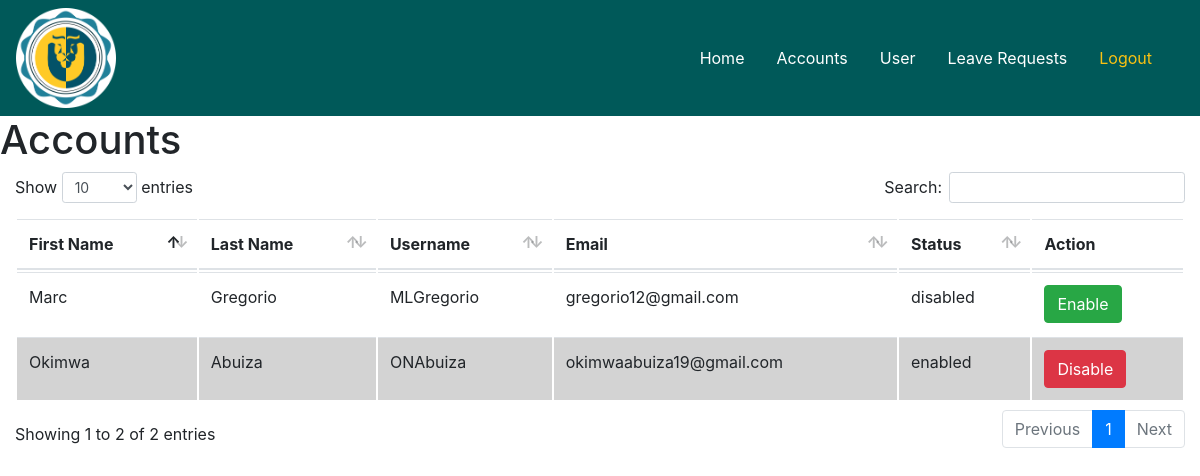
Page /admin/accounts_status.php on the earlier database version.
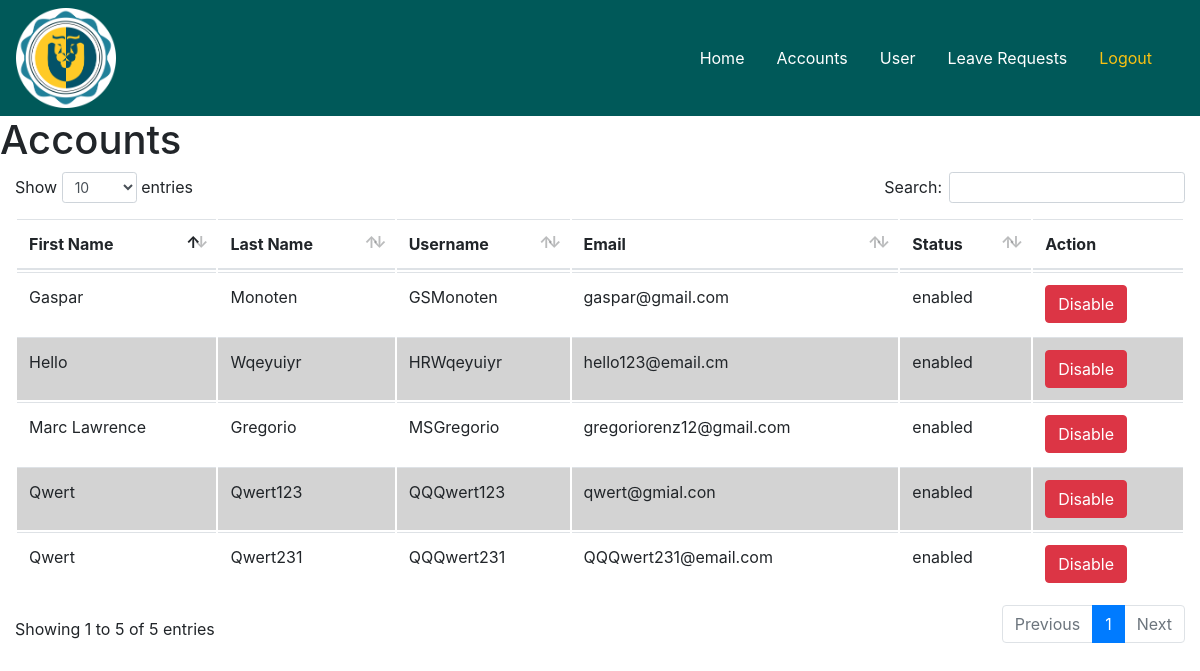
Same page on the later database version.
### tables this page shows
CREATE TABLE `user` (
  `username` varchar(45) NOT NULL,
  `user_id` int(11) NOT NULL AUTO_INCREMENT,
  `email` varchar(45) NOT NULL,
  `password` varchar(255) NOT NULL,
  `date_registered` date NOT NULL,
  `status` enum('enabled','disabled') DEFAULT 'enabled',
  `type` enum('admin','user') DEFAULT 'user',
  PRIMARY KEY (`username`),
  UNIQUE KEY `user_id_UNIQUE` (`user_id`),
  UNIQUE KEY `username_UNIQUE` (`username`)
);

CREATE TABLE `user_info` (
  `user_id` int(11) NOT NULL,
  `prof_image` mediumblob,
  `first_name` varchar(45) DEFAULT NULL,
  `middle_name` varchar(45) DEFAULT NULL,
  `last_name` varchar(45) DEFAULT NULL,
  `birth_date` date DEFAULT NULL,
  `birth_place` varchar(45) DEFAULT NULL,
  `contact_number` varchar(45) DEFAULT NULL,
  `gender` enum('m','f') DEFAULT NULL,
  `height` varchar(45) DEFAULT NULL,
  `weight` int(3) DEFAULT NULL,
  `blood_type` enum('o','a','b','ab') DEFAULT NULL,
  `residential_address` varchar(45) DEFAULT NULL,
  `residential_zip` int(4) DEFAULT NULL,
  `residential_tel_no` varchar(45) DEFAULT NULL,
  `permanent_address` varchar(45) DEFAULT NULL,
  `permanent_zip` int(4) DEFAULT NULL,
  `permanent_tel_no` varchar(45) DEFAULT NULL,
  `citizenship` varchar(45) DEFAULT NULL,
  `religion` varchar(45) DEFAULT NULL,
  `civil_status` varchar(45) DEFAULT NULL,
  `sss_no` int(11) DEFAULT NULL,
  `tin` int(11) DEFAULT NULL,
  `philhealth_no` int(11) DEFAULT NULL,
  `pagibig_id_no` int(11) DEFAULT NULL,
  PRIMARY KEY (`user_id`),
  UNIQUE KEY `user_id_UNIQUE` (`user_id`),
  CONSTRAINT `user_id` FOREIGN KEY (`user_id`) REFERENCES `user` (`user_id`) ON DELETE CASCADE ON UPDATE CASCADE
);

### admin/table_accounts.php (the view, shortened to what this page needs)
<!DOCTYPE html>
<html>
<head>
</head>
<body style="background-color:white !important;";>
<table class="table" id="table">
  <thead>
    <tr>
        <th>First Name</th>
        <th>Last Name</th>
        <th>Username</th>
        <th>Email</th>
        <th>Status</th>
        <th>Action</th>
    </tr>
  </thead>
    <?php
    $sql = "select username, email, first_name, last_name,status from user natural join user_info where type='user';";
    $result = $connect->query($sql);
    if($result-> num_rows > 0){
        while($row = $result->fetch_assoc()){
          if($row["status"] === "enabled"){
            $button = "
            <input name='disable' value='Disable' style='display: none;'>
            <a href='update_status.php?disable=".$row['status']."& username=".$row['username']."' class='show btn btn-danger'>Disable</a>";
          }else{
            $button = "
            <input name='enable' value='Enable' style='display: none;'>
            <a href='update_status.php?enable=".$row['status']."& username=".$row['username']."' class='show btn btn-success'>Enable</a>";
          }
            echo "
            <tr>
            <td>" . ucwords($row['first_name']) . "</td>
            <td>" . ucwords($row['last_name']) . "</td>
            <td>" . $row['username'] . "</td>
            <td>" . $row['email'] . "</td>
            <td>" . $row['status'] . "</td>
            <td>
             ".$button."</td>
            </tr>";
          }
        }
    ?>
  </table>
 </body>
</html>

### admin/header.php (shortened to what this page needs)
<!DOCTYPE html>
<html lang="en">
<head>
	<?php
		include 'include.php';
	?>
</head>
<body>
	<nav class="navbar navbar-expand navbar-light" id="fade" style="background-color:#005959">
		<div class="container-fluid">
			<div class="navbar-header">
				<a href="index.php"><img src="../img/Lion.png" id="logo"></a>
			</div>
			<ul class="nav navbar">
				<li class="nav-item"><a class="nav-link" href="index.php" style="color:white">Home</a></li>
				<li class="nav-item"><a class="nav-link" href="accounts_status.php" style="color:white">Accounts</a></li>
				<li class="nav-item"><a class="nav-link" href="user_information.php" style="color:white">User</a></li>
				<li class="nav-item"><a class="nav-link" href="leave_requests.php" style="color:white">Leave Requests</a></li>
				<li class="nav-item"><a class="nav-link" href="logout.php" style="color:#fac213">Logout</a></li>
			</ul>
		</div>
	</nav>
</body>
</html>

### admin/include.php (shortened to what this page needs)
<html>
<head>
	<link rel="stylesheet" href="../style/bootstrap/bootstrap.min.css">
	<link type="text/css" rel="stylesheet" href="../style/style.css" media="screen, projection">
    <link rel="stylesheet" href="../style/datatables.css">
    </head>
</html>

### admin/accounts_status.php (shortened to what this page needs)
<?php
  include 'header.php';
 ?>
<!DOCTYPE html>
<html>
<head>
  <?php
    include 'include.php';
  ?>
</head>
<body>
	<div id="content">
		<h1>Accounts</h1>
		<?php
      include 'table_accounts.php';
    ?>
  </div>
</body>
</html>

### style/style.css (style rules this page uses)
body { margin: 0; }
#logo { height: 100px; width: 100px; }

### style/datatables.css (style rules this page uses)
table.dataTable { clear: both; margin-top: 6px !important; margin-bottom: 6px !important; max-width: none !important; border-collapse: separate !important; }
table.dataTable td, table.dataTable th { -webkit-box-sizing: content-box; box-sizing: content-box; }
table.dataTable thead > tr > th.sorting_asc, table.dataTable thead > tr > th.sorting_desc, table.dataTable thead > tr > th.sorting, table.dataTable thead > tr > td.sorting_asc, table.dataTable thead > tr > td.sorting_desc, table.dataTable thead > tr > td.sorting { padding-right: 30px; }
table.dataTable thead .sorting, table.dataTable thead .sorting_asc, table.dataTable thead .sorting_desc, table.dataTable thead .sorting_asc_disabled, table.dataTable thead .sorting_desc_disabled { cursor: pointer; position: relative; }
table.dataTable thead .sorting:before, table.dataTable thead .sorting:after, table.dataTable thead .sorting_asc:before, table.dataTable thead .sorting_asc:after, table.dataTable thead .sorting_desc:before, table.dataTable thead .sorting_desc:after, table.dataTable thead .sorting_asc_disabled:before, table.dataTable thead .sorting_asc_disabled:after, table.dataTable thead .sorting_desc_disabled:before, table.dataTable thead .sorting_desc_disabled:after { position: absolute; bottom: 0.9em; display: block; opacity: 0.3; }
table.dataTable thead .sorting:before, table.dataTable thead .sorting_asc:before, table.dataTable thead .sorting_desc:before, table.dataTable thead .sorting_asc_disabled:before, table.dataTable thead .sorting_desc_disabled:before { right: 1em; content: "\2191"; }
table.dataTable thead .sorting:after, table.dataTable thead .sorting_asc:after, table.dataTable thead .sorting_desc:after, table.dataTable thead .sorting_asc_disabled:after, table.dataTable thead .sorting_desc_disabled:after { right: 0.5em; content: "\2193"; }
table.dataTable thead .sorting_asc:before, table.dataTable thead .sorting_desc:after { opacity: 1; }
table.dataTable tr.odd { background-color: white; }
table.dataTable tr.even { background-color: lightgrey; }

Differences in the rows shown:
removed user: user.first_name "Marc", user.last_name "Gregorio", username "MLGregorio", email "gregorio12@gmail.com", status "disabled"
removed user: user.first_name "Okimwa", user.last_name "Abuiza", username "ONAbuiza", email "okimwaabuiza19@gmail.com", status "enabled"
added user: user.first_name "Gaspar", user.last_name "Monoten", username "GSMonoten", email "gaspar@gmail.com", status "enabled"
now on this page (row edited): user: user.first_name "Hello", user.last_name "Wqeyuiyr", username "HRWqeyuiyr", email "hello123@email.cm", status "enabled"
added user: user.first_name "Marc Lawrence", user.last_name "Gregorio", username "MSGregorio", email "gregoriorenz12@gmail.com", status "enabled"
added user: user.first_name "Qwert", user.last_name "Qwert123", username "QQQwert123", email "qwert@gmial.con", status "enabled"
added user: user.first_name "Qwert", user.last_name "Qwert231", username "QQQwert231", email "QQQwert231@email.com", status "enabled"
Other differences:
text written by a page script: "Show entries Search: Showing 1 to 2 of 2 entries Previous 1 Next" → "Show entries Search: Showing 1 to 5 of 5 entries Previous 1 Next"
